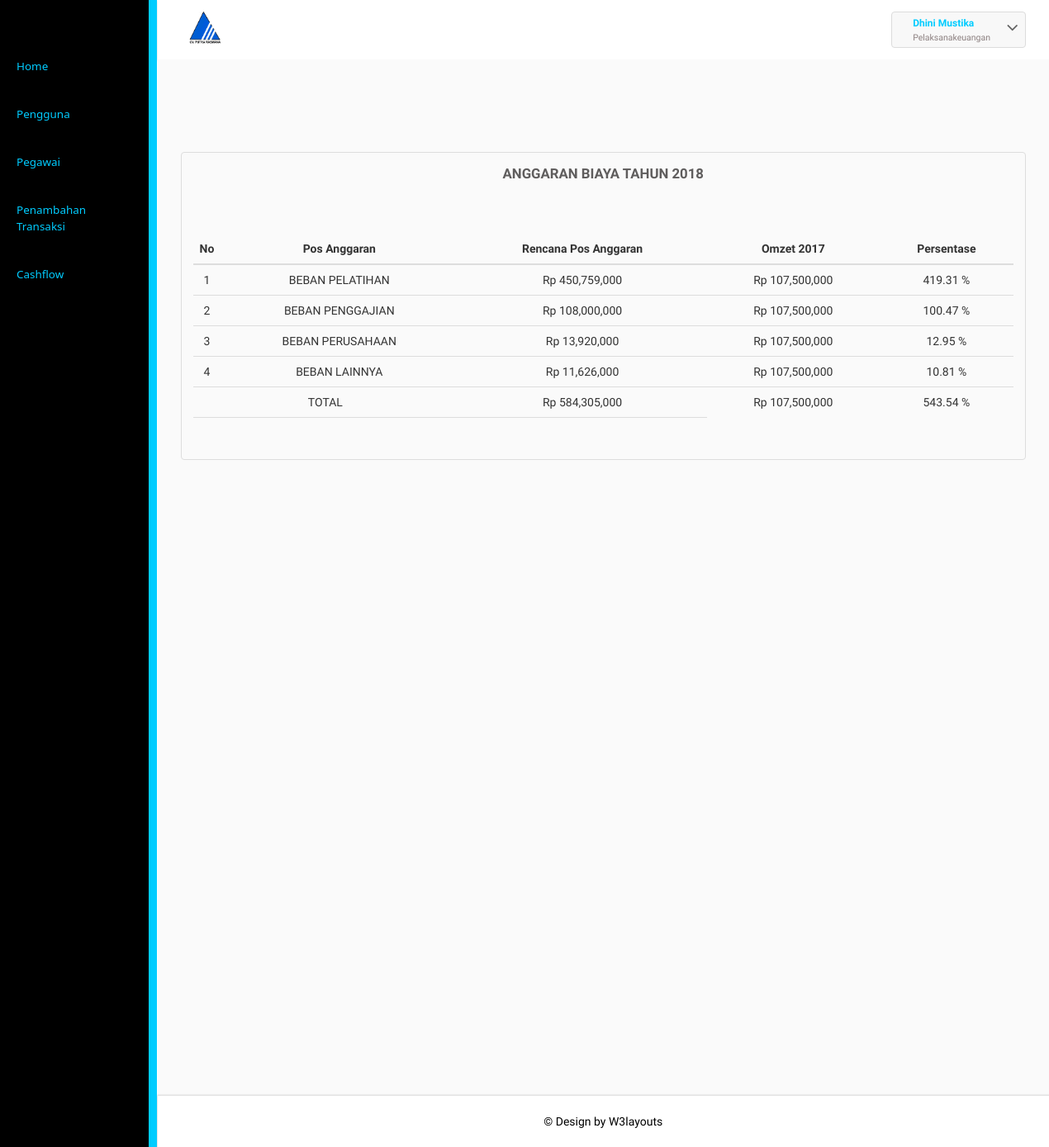
/pelaksanaadmkeuangan/ (signed in), run on an earlier commit of the app's database.
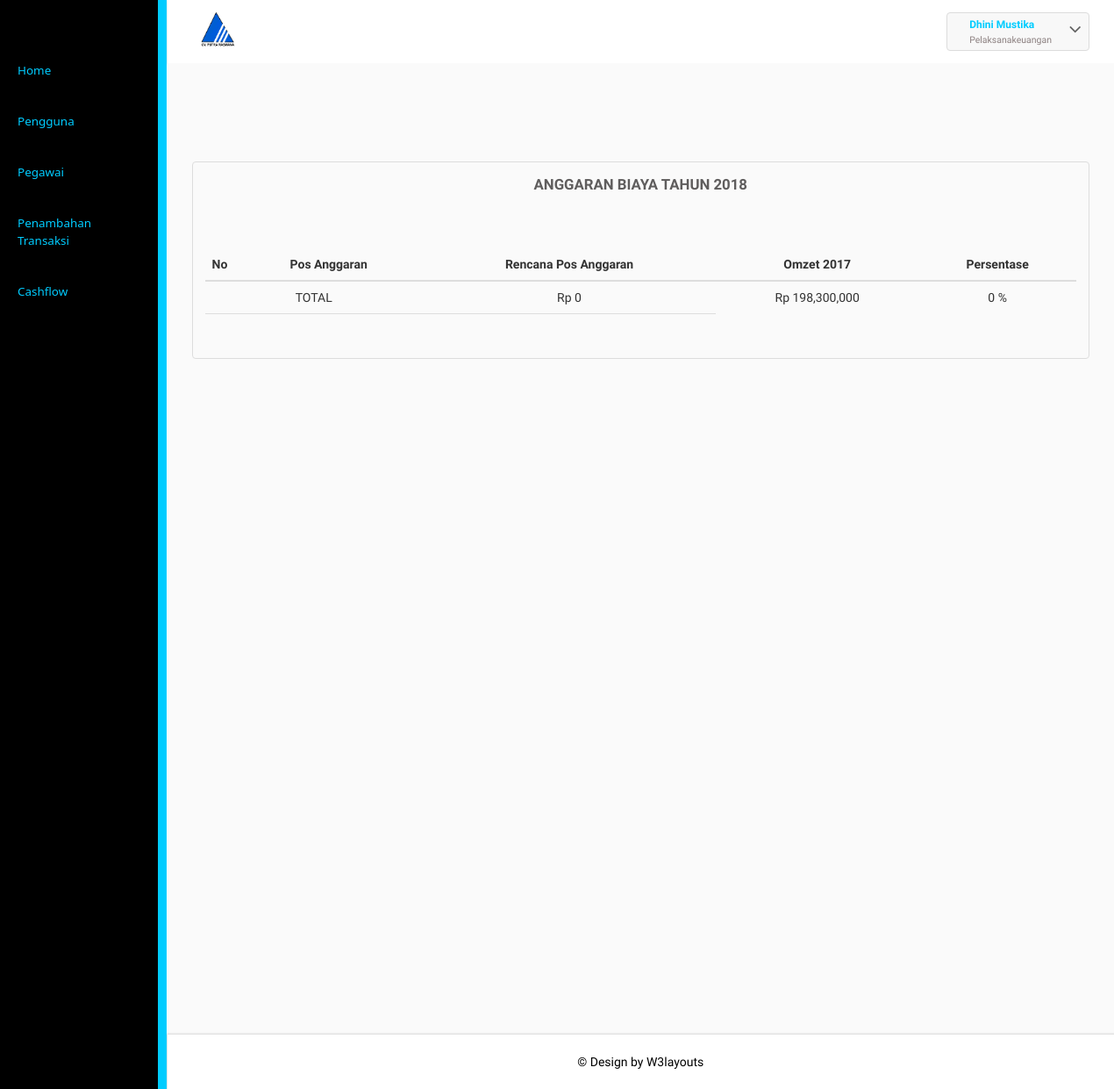
And on a later commit of the database.
### tables this page shows
CREATE TABLE `pengguna` (
  `id_pengguna` varchar(25) NOT NULL,
  `username` varchar(55) NOT NULL,
  `password` text NOT NULL,
  `email` varchar(55) NOT NULL,
  `level` varchar(25) NOT NULL,
  `id_pegawai` varchar(25) NOT NULL
);

CREATE TABLE `pegawai` (
  `id_pegawai` varchar(25) NOT NULL,
  `nama` varchar(56) NOT NULL,
  `jabatan` varchar(30) NOT NULL
);

CREATE TABLE `detailanggaran` (
  `kd_anggaranperusahaan` varchar(25) NOT NULL,
  `kd_jenisanggaran` varchar(25) NOT NULL,
  `jumlahanggaranperusahaan` int(11) NOT NULL
);

CREATE TABLE `jenisanggaran` (
  `kd_jenisanggaran` varchar(25) NOT NULL,
  `jenisanggaran` varchar(50) NOT NULL
);

### pelaksanaadmkeuangan/libfunc.php (the view, shortened to what this page needs)
<?php
function headske(){
	$iduser=$_SESSION['idske'];
	$link=koneksidb();
	$sql="SELECT * FROM pengguna pg INNER JOIN pegawai p ON pg.id_pegawai=p.id_pegawai WHERE id_pengguna='$iduser'";
	$res=mysqli_query($link,$sql);
	$data=mysqli_fetch_array($res);
	?>
	<!DOCTYPE HTML>
<html>
<head>
	<link href="../css/bootstrap.css" rel="stylesheet" type="text/css" media="all">
	<link href="../css/style.css" rel="stylesheet" type="text/css" media="all"/>
	<link href="../css/font-awesome.css" rel="stylesheet">
</head>
<body>
	<div class="page-container">
		<div class="left-content">
			<div class="mother-grid-inner">
				<div class="header-main">
					<div class="header-left">
						<div class="logo-name">
							<a href="index">
								<img id="logo" src="../images/cv.PNG" alt="Logo" width="40" /> </a>
							</div>
							<div class="clearfix"> </div>
						</div>
						<div class="header-right">
							<div class="profile_details">
								<ul>
									<li class="dropdown profile_details_drop">
										<a href="#" class="dropdown-toggle" data-toggle="dropdown" aria-expanded="false">
											<div class="profile_img">
												<div class="user-name">
													<p><?php echo $data['nama'];?></p>
													<span><?php echo $data['level'];?></span>
												</div>
												<i class="fa fa-angle-down lnr"></i>
												<div class="clearfix"></div>
											</div>
										</a>
									</li>
								</ul>
							</div>
							<div class="clearfix"> </div>
						</div>
						<div class="clearfix"> </div>
					</div>
			<?php
		}
		function sideske(){
			?>
			<div class="sidebar-menu">
				<div class="logo"> <a href="#" class="sidebar-icon"> <span class="fa fa-bars"></span> </a>  </div>
				<div class="menu">
					<ul id="menu" >
						<li id="menu-home" ><a href="index"><span>Home</span></a></li>
						<li><a href="pengguna.php"><span>Pengguna</span></a></li>
						<li><a href="pegawai.php"><span>Pegawai</span></a></li>
						<li><a href="kas.php"><span>Penambahan Transaksi</span></a></li>
						<li><a href="bukubesar.php"><span>Cashflow</span></a></li>
					</ul>
				</div>
			</div>
		</div>
	</body>
	</html>
			<?php
		}
		function mainskeu(){
			headske();
			$link=koneksidb();
	?>
	<div class="inner-block">
		<div class="table-agile-info">
			<div class="panel panel-default">
        <div class="chit-chat-heading">
          Anggaran Biaya Tahun 2018
        </div>
        <br>
			<div class="">
				<?php
					$sql1="SELECT *, SUM(jumlahpendapatan) AS total, SUBSTR(tanggal,1,4) AS tahun FROM pendapatan WHERE kd_pendapatan LIKE '%PDP%' AND kd_pendapatan!='PDP00000' AND SUBSTR(tanggal,1,4)!='2018' GROUP BY SUBSTR(tanggal,1,4)";
					$res1=mysqli_query($link,$sql1);
					$data1=mysqli_fetch_array($res1);
					$sql7="SELECT SUM(kredit) AS total FROM kasbesar k INNER JOIN jenisanggaran j ON k.kd_jenisanggaran=j.kd_jenisanggaran WHERE tanggal LIKE '%$data1[tahun]%' AND k.kd_jenisanggaran!='RK04' GROUP BY SUBSTR(k.kd_jenisanggaran,1,2)";
					$res7=mysqli_query($link,$sql7);
					$data7=mysqli_fetch_array($res7);
					$sql4="SELECT SUM(kredit) AS pajak, jenisanggaran FROM kasbesar k INNER JOIN jenisanggaran j ON k.kd_jenisanggaran=j.kd_jenisanggaran WHERE tanggal LIKE '%$data1[tahun]%' AND k.kd_jenisanggaran!='RK13' GROUP BY k.kd_jenisanggaran";
					$res4=mysqli_query($link,$sql4);
					$data4=mysqli_fetch_array($res4);
					$laba=$data1['total']-$data7['total']-$data4['pajak'];
				?>
					<table class="table table-hover">
						<thead>
							<tr>
								<th style="width:20px;"><center>No</center></th>
								<th><center>Pos Anggaran</center></th>
								<th><center>Rencana Pos Anggaran</center></th>
								<th><center>Omzet 2017</center></th>
								<th><center>Persentase</center></th>
							</tr>
						</thead>
						<tbody>
						<?php
							$sql1="SELECT * FROM anggaranperusahaan p INNER JOIN detailanggaran d ON p.kd_anggaranperusahaan=d.kd_anggaranperusahaan INNER JOIN jenisanggaran j ON d.kd_jenisanggaran=j.kd_jenisanggaran WHERE p.kd_anggaranperusahaan LIKE '%2018%'";
							$res1=mysqli_query($link,$sql1);
							$i=1;
							while($data1=mysqli_fetch_array($res1)){
								$pers=$data1['jumlahanggaranperusahaan']/$laba*100;
								$ar[$i]=$data1['jumlahanggaranperusahaan'];
								$ar1[$i]=$pers;
								?>
								<tr>
									<td><center><?php echo $i;?></center></td>
									<td><center><?php echo strtoupper($data1['jenisanggaran']);?></center></td>
									<td><center><?php echo "Rp ".strtoupper(number_format($data1['jumlahanggaranperusahaan']));?></center></td>
									<td><center><?php echo "Rp ".strtoupper(number_format($laba));?></center></td>
									<td><center><?php echo round($pers,2)." %"; ?></center></td>
								</tr>
									<?php
									$i++;
								}
								$totalbeban=array_sum($ar);
								$totalpers=array_sum($ar1);
							?>
							<tr>
								<td colspan="2"><center>TOTAL</center></td>
								<td><center><?php echo "Rp ".strtoupper(number_format($totalbeban));?></center></td>
								<td><center><?php echo "Rp ".strtoupper(number_format($laba));?></center></td>
								<td><center><?php echo round($totalpers,2)." %"; ?></center></td>
							</tr>
							<tr>
								<td colspan="2"><center></center></td>
								<td></td>
							</tr>
							</tbody>
						</table>
				</div>
			</div>
		</div>
	</div>
	<div class="copyrights">
		<p>© Design by  <a href="http://w3layouts.com/" target="_blank">W3layouts</a> </p>
	</div>
</div>
</div>
<?php
			sideske();
}
?>

### pelaksanaadmkeuangan/index.php (shortened to what this page needs)
<?php
	include("../libfunc.php");
	include("libfunc.php");
	if(($_SESSION['logske']==true) && ($_SESSION['userske']!="")){
		mainskeu();
  }else{
  	header("Location: ../masuk.php");
  }
?>

What changed in the data, as far as the page shows it:
removed detailanggaran: kd_jenisanggaran.jenisanggaran "BEBAN PELATIHAN", jumlahanggaranperusahaan "450,759,000", laba "107,500,000", pers "419.31"
removed detailanggaran: kd_jenisanggaran.jenisanggaran "BEBAN PENGGAJIAN", jumlahanggaranperusahaan "108,000,000", laba "107,500,000", pers "100.47"
removed detailanggaran: kd_jenisanggaran.jenisanggaran "BEBAN PERUSAHAAN", jumlahanggaranperusahaan "13,920,000", laba "107,500,000", pers "12.95"
removed detailanggaran: kd_jenisanggaran.jenisanggaran "BEBAN LAINNYA", jumlahanggaranperusahaan "11,626,000", laba "107,500,000", pers "10.81"
Also different on the page:
$totalbeban: "584,305,000" → "0"
$laba: "107,500,000" → "198,300,000"
$totalpers: "543.54" → "0"
